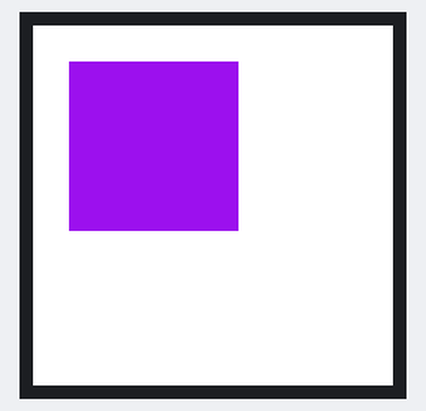
Bench run of a sketch on a simulated ESP32-C3. On the bench: 240×240 colour display. Random numbers use the default seed unless the sketch sets one.

Above: at 0.3 s.
At 3.3 s:
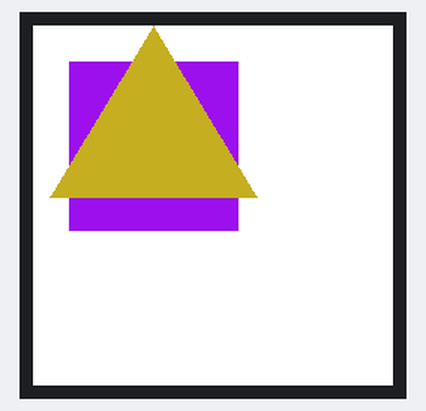
At 9.3 s:
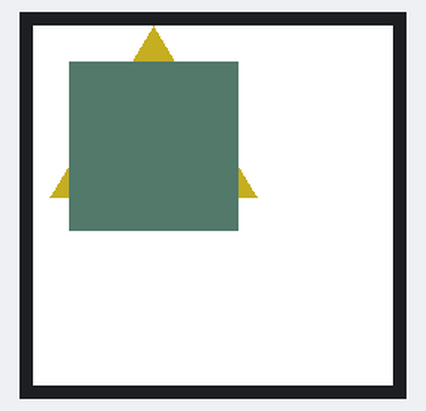
At 18.3 s:
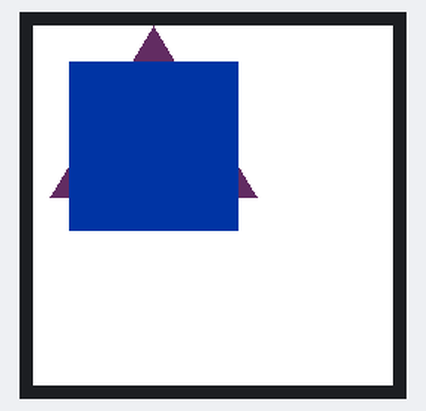
At 27.3 s:
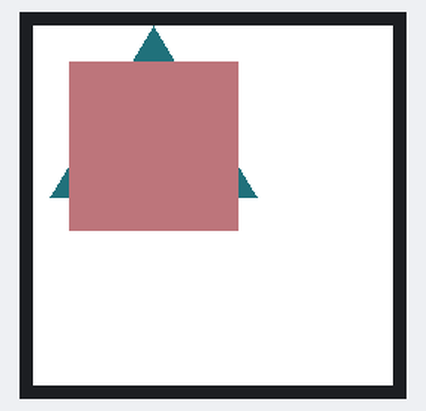
At 36.4 s:
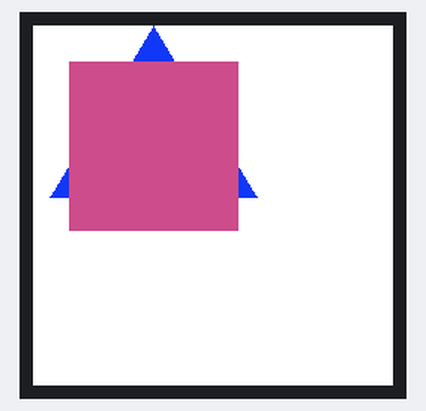

Measured:
- what the display in image 1 shows lasts 3.0 s, from 3.2 s to 6.2 s

The sketch:

02_Shapes_on_Circular_Display.ino
```cpp
// (licence header left out)
#include <SPI.h>
#include <TFT_eSPI.h>

TFT_eSPI tft = TFT_eSPI();  // Invoke library, pins defined in User_Setup.h

int centerX = 80;  // X coordinate of the center of the screen
int centerY = 80;  // Y coordinate of the center of the screen
int radius = 80;   // Radius for the circle (half of the display resolution)

void setup() {
  // Initialize TFT display
  tft.init();

  // Set the initial background to white
  tft.fillScreen(TFT_WHITE);
}

void drawSquare() {
  // Random color for the square
  uint16_t squareColor = tft.color565(random(0, 255), random(0, 255), random(0, 255));

  // Draw a square with random color
  int squareSize = radius * sqrt(2);  // Diagonal of the square equals the circle's diameter
  int squareTopLeftX = centerX - squareSize / 2;
  int squareTopLeftY = centerY - squareSize / 2;

  tft.fillRect(squareTopLeftX, squareTopLeftY, squareSize, squareSize, squareColor);
}

void drawTriangle() {
  // Random color for the triangle
  uint16_t triangleColor = tft.color565(random(0, 255), random(0, 255), random(0, 255));

  // Draw an equilateral triangle with random color
  int triangleHeight = radius * sqrt(3) / 2;  // Height of the equilateral triangle
  int triangleSide = 2 * radius * sin(PI / 3); // Side length of the triangle
  int triangleX[3], triangleY[3];

  // Calculate triangle vertices
  triangleX[0] = centerX;
  triangleY[0] = centerY - radius;
  triangleX[1] = centerX - triangleSide / 2;
  triangleY[1] = centerY + triangleHeight / 2;
  triangleX[2] = centerX + triangleSide / 2;
  triangleY[2] = centerY + triangleHeight / 2;

  tft.fillTriangle(triangleX[0], triangleY[0], triangleX[1], triangleY[1], triangleX[2], triangleY[2], triangleColor);
}

void drawCircleInCenter() {
  // Random color for the circle
  uint16_t circleColor = tft.color565(random(0, 255), random(0, 255), random(0, 255));

  // Draw a circle centered in the middle of the screen
  tft.fillCircle(centerX, centerY, 30, circleColor);
}

void loop() {
  // Step 1: Draw a random colored square
  drawSquare();
  delay(3000);  // Wait for 3 seconds

  // Step 2: Draw a random colored triangle
  drawTriangle();
  delay(3000);  // Wait for 3 seconds

  // Step 3: Draw a circle with the radius equal to half of the display resolution
  drawCircleInCenter();
  delay(3000);  // Wait for 3 seconds
}
```
